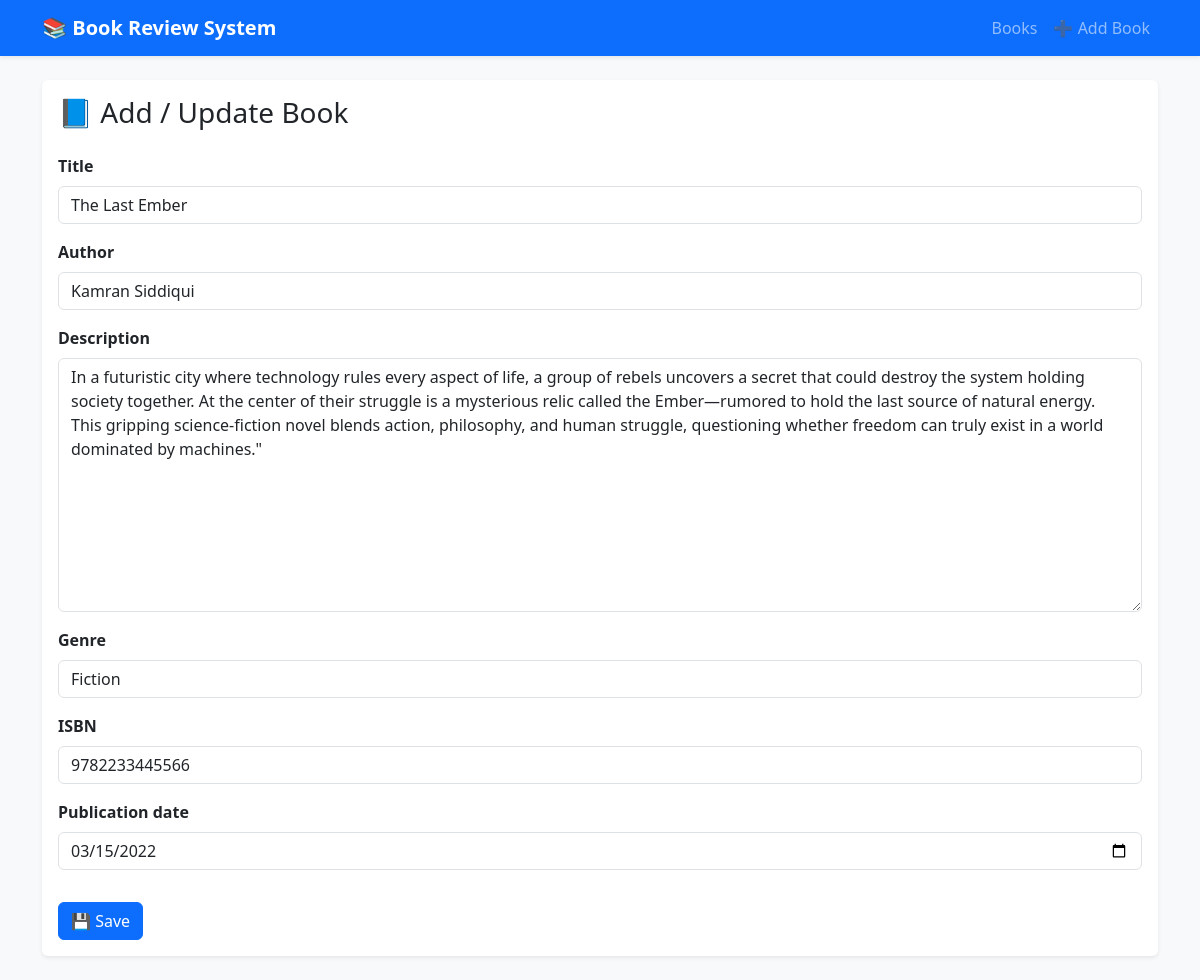
/book/7/edit, run on the app's committed database.
### book/models.py (models this page shows, shortened)
class Book(models.Model):
    GENRE_CHOICES = [
        ('fiction', 'Fiction'),
        ('non_fiction', 'Non-Fiction'),
        ('science', 'Science'),
        ('technology', 'Technology'),
        ('history', 'History'),
        ('other', 'Other'),
    ]
    title = models.CharField(max_length=200)
    author = models.CharField(max_length=200)
    description = models.TextField()
    genre = models.CharField(max_length=20,choices=GENRE_CHOICES)
    isbn = models.CharField('ISBN',max_length=13,unique=True)
    publication_date = models.DateField()
    average_rating = models.DecimalField(
        max_digits=3,
        decimal_places=2,
        validators=[MinLengthValidator(0),MaxLengthValidator(5)],
        default=0
    )
    created_at = models.DateTimeField(auto_now_add=True)
    updated_at = models.DateTimeField(auto_now=True)

### book/views.py (the view)
# urls.py: path('book/<int:pk>/edit',views.book_update,name='book_update'),
def book_update(request,pk):
    book = Book.objects.get(pk=pk)
    if request.method == 'POST':
        form = BookForm(request.POST,instance=book)
        if form.is_valid():
            form.save()
            messages.success(request, 'Book Updated Successfully')
            return redirect('book_update',pk = book.pk)
    else:
        form = BookForm(instance=book)
    return render(request, 'book/book_form.html',{'form':form})

### book/forms.py
class BookForm(forms.ModelForm):
    class Meta:
        model = Book
        fields = ['title','author','description','genre','isbn','publication_date']
        widgets = {
            'title': forms.TextInput(attrs={
                'class':'form-control',
                'placeholder':'Enter Book title'
            }),
            'author': forms.TextInput(attrs={
                'class' : 'form-control',
                'placeholder': 'Enter Author Name'
            }),
            'description': forms.Textarea(attrs={
                'class':'form-control',
                'row': 4,
                'placeholder' : 'Enter Book Description'
            }),
            'genre': forms.Select(attrs={
                'class':'form-control',
            }),
            'isbn':forms.TextInput(attrs={
                'class':'form-control',
                'placeholder' : 'Enter ICBN'
            }),
            'publication_date':forms.DateInput(attrs={
                'class':'form-control',
                'type':'date'
            })
        }

### book/templates/book/book_form.html (shortened to what this page needs)
{% extends "book/base.html" %}
{% block content %}
<div class="card shadow-sm border-0">
  <div class="card-body">
    <h3 class="mb-4">📘 Add / Update Book</h3>
    <form method="POST" enctype="multipart/form-data" novalidate>
      {% for field in form %}
          <div class="mb-3">
            <label for="{{ field.id_for_label }}" class="form-label fw-bold">{{ field.label }}</label>
            {{ field }}
          </div>
      {% endfor %}
      <button type="submit" class="btn btn-primary mt-3">💾 Save</button>
    </form>
  </div>
</div>
{% endblock content %}

### data on the page
Book: form "The Last Ember" "Kamran Siddiqui" "In a futuristic city where technology rules every aspect of life, a group of rebels uncovers a secret that could destroy the system holding society together. At the center of their struggle is a mysterious relic called the Ember—rumored to hold the last source of natural energy. This gripping science-fiction novel blends action, philosophy, and human struggle, questioning whether freedom can truly exist in a world dominated by machines.\"" "Fiction" "9782233445566" "03/15/2022"

### other printed values
{{ field.label }} "Title" "Author" "Description" "Genre" "ISBN" "Publication date"
